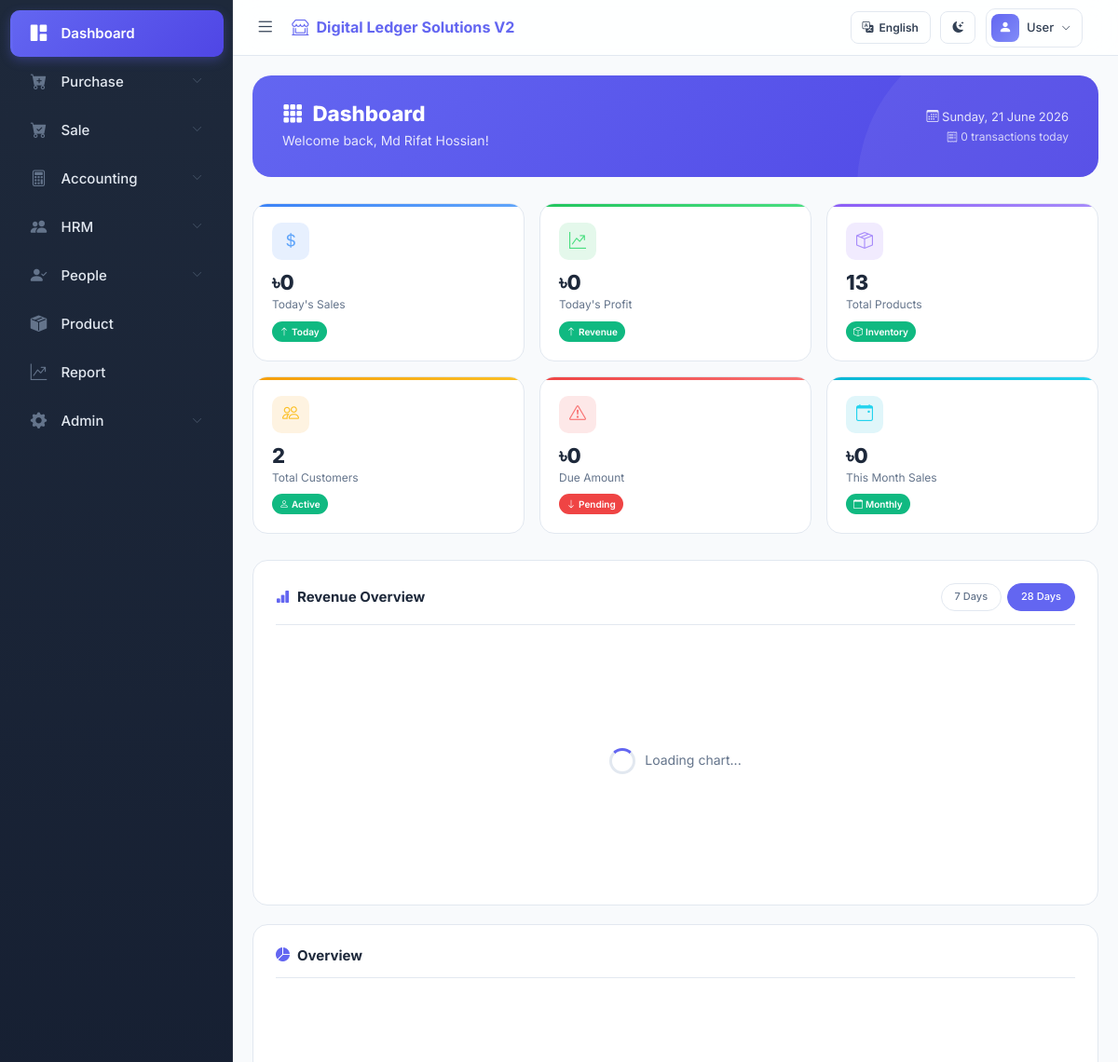
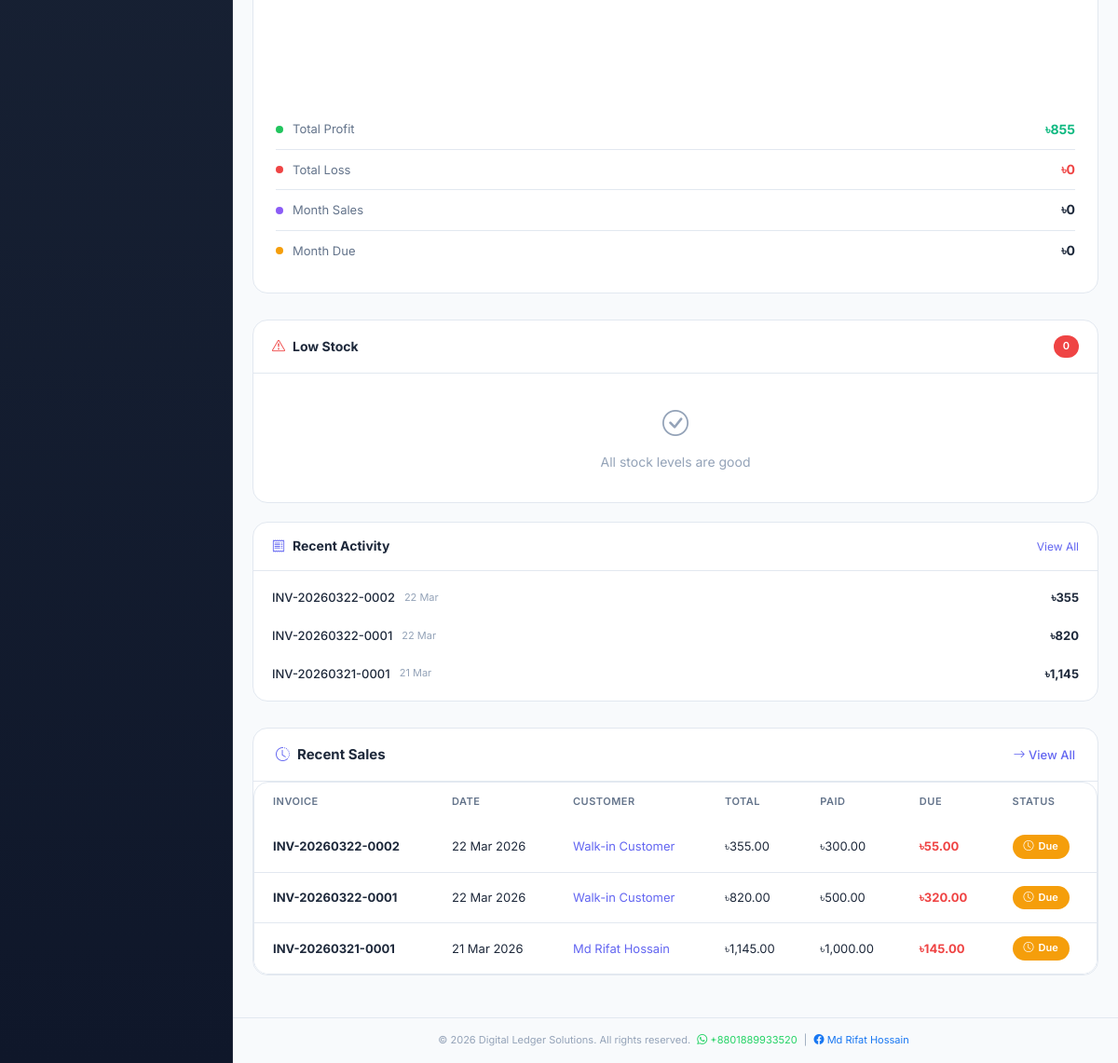
The app's page /dashboard (signed in) with its own data (2 pictures, top to bottom).
### tables this page shows
CREATE TABLE `sales` (
  `id` int(11) NOT NULL,
  `invoice_number` varchar(50) NOT NULL,
  `customer_id` int(11) DEFAULT NULL,
  `user_id` int(11) NOT NULL,
  `subtotal` decimal(10,2) NOT NULL,
  `discount_amount` decimal(10,2) DEFAULT 0.00,
  `tax_amount` decimal(10,2) DEFAULT 0.00,
  `total_amount` decimal(10,2) NOT NULL,
  `payment_method` enum('cash','card','mobile') DEFAULT 'cash',
  `mobile_type` varchar(20) DEFAULT NULL,
  `paid_amount` decimal(10,2) NOT NULL,
  `change_amount` decimal(10,2) DEFAULT 0.00,
  `sale_date` date NOT NULL,
  `sale_time` time NOT NULL,
  `status` enum('completed','returned','cancelled') DEFAULT 'completed',
  `notes` text DEFAULT NULL,
  `created_at` timestamp NOT NULL DEFAULT current_timestamp()
);

CREATE TABLE `customers` (
  `id` int(11) NOT NULL,
  `customer_name` varchar(100) NOT NULL,
  `phone` varchar(20) DEFAULT NULL,
  `email` varchar(100) DEFAULT NULL,
  `address` text DEFAULT NULL,
  `total_purchases` decimal(10,2) DEFAULT 0.00,
  `loyalty_points` int(11) DEFAULT 0,
  `total_amount` decimal(10,2) DEFAULT 0.00,
  `paid_amount` decimal(10,2) DEFAULT 0.00,
  `status` enum('active','inactive') DEFAULT 'active',
  `created_at` timestamp NOT NULL DEFAULT current_timestamp(),
  `updated_at` timestamp NOT NULL DEFAULT current_timestamp() ON UPDATE current_timestamp()
);

### app/views/dashboard/modern.php (the view, shortened to what the rows shown need)
<div class="dashboard">
    <div class="dash-header">
        <div class="dash-header-left">
            <h1><i class="bi bi-grid-3x3-gap-fill"></i> Dashboard</h1>
        </div>
    </div>
    <div class="bottom-grid">
        <div class="info-box">
            <div class="ib-body">
                <?php if (!empty($recent_sales)): $count = 0; ?>
                    <?php foreach ($recent_sales as $sale): if (++$count > 5) break; ?>
                    <div class="stock-row">
                        <div class="sr-left">
                            <span class="sr-name"><?= htmlspecialchars($sale['invoice_number'] ?? '#' . $sale['id']); ?></span>
                            <span style="font-size:11px;color:var(--text-muted);"><?= date('d M', strtotime($sale['created_at'])); ?></span>
                        </div>
                        <span style="font-size:13px;font-weight:700;color:var(--text-primary);"><?= DEFAULT_CURRENCY; ?><?= number_format($sale['total_amount'] ?? 0, 0); ?></span>
                    </div>
                    <?php endforeach; ?>
                <?php endif; ?>
            </div>
        </div>
    </div>
    <div class="sales-card">
        <div class="table-responsive">
            <table class="table">
                <thead>
                    <tr>
                        <th>Invoice</th>
                        <th>Date</th>
                        <th>Customer</th>
                        <th>Total</th>
                        <th>Paid</th>
                        <th>Due</th>
                        <th>Status</th>
                    </tr>
                </thead>
                <tbody>
                    <?php if (!empty($recent_sales)): ?>
                        <?php foreach (array_slice($recent_sales, 0, 8) as $sale):
                            $due = floatval($sale['total_amount'] ?? 0) - floatval($sale['paid_amount'] ?? 0);
                            $customerName = $sale['customer_name'] ?? 'Walk-in';
                        ?>
                        <tr>
                            <td><strong><?= htmlspecialchars($sale['invoice_number'] ?? '#' . $sale['id']); ?></strong></td>
                            <td><?= date('d M Y', strtotime($sale['created_at'])); ?></td>
                            <td>
                                <?php if (!empty($sale['customer_name'])): ?>
                                    <a href="<?= BASE_URL; ?>/customer/profile/<?= $sale['customer_id']; ?>" class="text-decoration-none">
                                        <span style="color:var(--primary);"><?= htmlspecialchars($customerName); ?></span>
                                    </a>
                                <?php else: ?>
                                    <span class="text-muted">Walk-in</span>
                                <?php endif; ?>
                            </td>
                            <td><?= DEFAULT_CURRENCY; ?><?= number_format($sale['total_amount'] ?? 0, 2); ?></td>
                            <td><?= DEFAULT_CURRENCY; ?><?= number_format($sale['paid_amount'] ?? 0, 2); ?></td>
                            <td>
                                <?php if ($due > 0): ?>
                                    <span class="text-danger fw-bold"><?= DEFAULT_CURRENCY; ?><?= number_format($due, 2); ?></span>
                                <?php else: ?>
                                    <span class="text-muted">-</span>
                                <?php endif; ?>
                            </td>
                            <td>
                                <?php if ($due > 0): ?>
                                    <span class="status-badge due"><i class="bi bi-clock"></i> Due</span>
                                <?php else: ?>
                                    <span class="status-badge paid"><i class="bi bi-check-circle"></i> Paid</span>
                                <?php endif; ?>
                            </td>
                        </tr>
                        <?php endforeach; ?>
                    <?php endif; ?>
                </tbody>
            </table>
        </div>
    </div>
</div>
<?php
require_once 'app/views/layouts/main.php';

### records on screen
sales: invoice_number "INV-20260322-0002", created_at "22 Mar", total_amount "355", created_at "22 Mar 2026", customer.customer_name "Walk-in Customer", total_amount "355.00", paid_amount "300.00", due "55.00", shows "Due"
sales: invoice_number "INV-20260322-0001", created_at "22 Mar", total_amount "820", created_at "22 Mar 2026", customer.customer_name "Walk-in Customer", total_amount "820.00", paid_amount "500.00", due "320.00", shows "Due"
sales: invoice_number "INV-20260321-0001", created_at "21 Mar", total_amount "1,145", created_at "21 Mar 2026", customer.customer_name "Md Rifat Hossain", total_amount "1,145.00", paid_amount "1,000.00", due "145.00", shows "Due"

### other values on screen
SITE_NAME "Digital Ledger Solutions V2"
$_SESSION['name'] "User"
$userName "Md Rifat Hossian"
$todayCount "0"
DEFAULT_CURRENCY "৳"
$today_sales "0"
$today_profit "0"
$total_products "13"
$total_customers "2"
$today_due "0"
$this_month_sales "0"
$total_profit_all "855"
$total_loss_all "0"
$this_month_due "0"
count($low_stock_products ?? []) "0"
